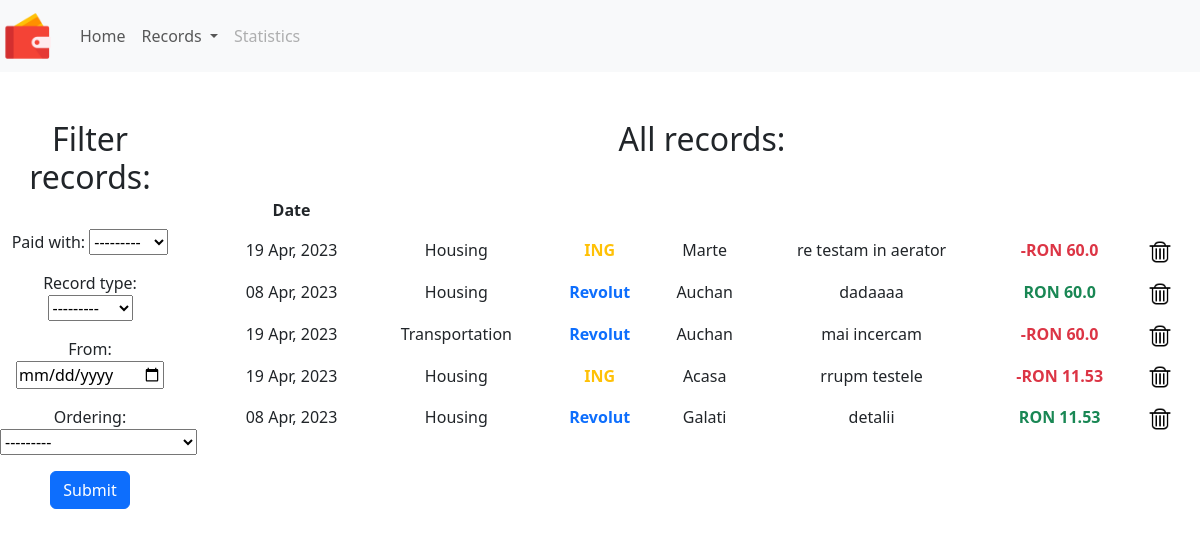
The app's page /spendings/, older data.
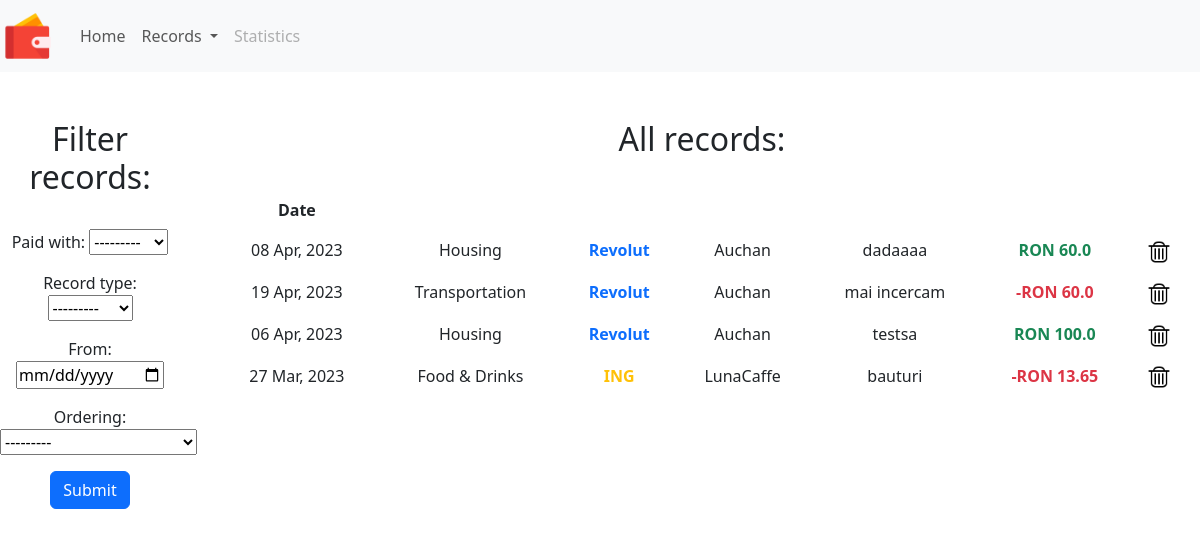
The same page, newer data.
### finances/models.py (models this page shows, shortened)
class Spending(models.Model):
    record_type = models.CharField(max_length=7, choices=RECORD_TYPE, default='other')
    paid_with = models.ForeignKey(BankAccount, blank=True, null=True, on_delete=models.CASCADE)
    amount = models.FloatField(default=0)
    category = models.ForeignKey(Category, blank=True, null=True, on_delete=models.CASCADE)
    date_time = models.DateTimeField()
    location = models.CharField(max_length=18)
    description = models.TextField(max_length=300)

class Category(models.Model):
    name = models.CharField('Category Name', max_length=30)
    def __str__(self):
        return self.name

class BankAccount(models.Model):
    name = models.CharField('Bank Account Name', max_length=15)
    def __str__(self):
        return self.name

### finances/views.py (the view)
# urls.py: path('spendings/', views.all_spendings, name='all-spendings'),
def all_spendings(request):
    spending_filter = SpendingFilter(request.GET, queryset=Spending.objects.all())
    context = {
        'form': spending_filter.form,
        'spendings_list': spending_filter.qs
    }
    return render(request, 'finances/spending_list.html', context)

### finances/templates/finances/spending_list.html (shortened to what this page needs)
{% extends "base.html" %}
{% load static %}
{% block content %}
{% include 'includes/header.html' %}
<br><br>
<div class=" text-center">
<div class="row">
    <div class="col-2">
        <center><h2>Filter records:</h2></center>
        <br>
        <form method = 'GET' action="{% url 'finances:all-spendings' %}">
            {{ form.as_p }}
        <input type="submit" value="Submit" class="btn btn-primary">
        </form>
    </div>
            <div class="col-10">
                <div class="container">
                    <h2>All records:</h2>
                    <br>
<table class="table table-borderless table-hover">
    <thead>
    <tr>
        <th>Date</th>
        <th></th>
        <th></th>
        <th></th>
        <th></th>
        <th></th>
    </tr>
    </thead>
{% for spending in spendings_list %}
    <tbody>
    <tr class="clickable"
        onclick="window.location='{% url 'finances:edit-spending' spending.id %}'">
        <td>{{ spending.date_time|date:"d M, Y" }}</td>
        <td>{{ spending.category }}</td>
        <td>
            {% if spending.paid_with.name == 'ING' %}
            <strong class="text-warning">{{ spending.paid_with }}</strong>
            {% else %}
            <strong class="text-primary">{{ spending.paid_with }}</strong>
            {% endif %}
        </td>
        <td>{{ spending.location }}</td>
        <td>{{ spending.description }}</td>
        <td>{% if spending.record_type == 'expense'%}
            <strong class="text-danger">-RON {{ spending.amount }}</strong>
            {% else %}
            <strong class="text-success">RON {{ spending.amount }}</strong>
            {% endif %}
        </td>
        <td><a href="{% url 'finances:delete-spending' spending.id %}">
            <img src="{% static 'finances/images/delete.png'%}" style="width:1.5rem;height:1.5rem;">
        </a></td>
    </tr>
    </tbody>
{% endfor%}
</table>
</div>
            </div>
  </div>
</div>
{% endblock %}

### templates/base.html (shortened to what this page needs)
<!doctype html>
<html lang="en">
<head>
    <link href="https://cdn.jsdelivr.net/npm/bootstrap@5.3.0-alpha2/dist/css/bootstrap.min.css" rel="stylesheet">
</head>
<body>
{% block content %}
{% endblock %}
</body>
</html>

### finances/templates/includes/header.html (shortened to what this page needs)
{% load static %}
<nav class="navbar navbar-expand-lg navbar-light bg-light">
    <div>
    <a class="navbar-brand" >
         <img src="{% static 'finances/images/wallet.png'%}" style="width:3.5rem;height:auto;">
    </a>
    </div>
    <div class="collapse navbar-collapse" id="navbarSupportedContent">
        <ul class="navbar-nav mr-auto">
            <li class="nav-item active">
            <a class="nav-link" href="{% url 'finances:index' %}">Home </a>
            </li>
            <li class="nav-item dropdown">
          <a class="nav-link dropdown-toggle" href="#" role="button" data-bs-toggle="dropdown" aria-expanded="false">
            Records
          </a>
        </li>
            <li class="nav-item">
            <a class="nav-link disabled" href="#">Statistics</a>
            </li>
        </ul>
    </div>
</nav>

Row changes from the older to the newer data that the page shows:
removed Spending: date_time "19 Apr, 2023", category "Housing", paid_with "ING", location "Marte", description "re testam in aerator", amount "60.0"
removed Spending: date_time "19 Apr, 2023", category "Housing", paid_with "ING", location "Acasa", description "rrupm testele", amount "11.53"
removed Spending: date_time "08 Apr, 2023", category "Housing", paid_with "Revolut", location "Galati", description "detalii", amount "11.53"
added Spending: date_time "06 Apr, 2023", category "Housing", paid_with "Revolut", location "Auchan", description "testsa", amount "100.0"
added Spending: date_time "27 Mar, 2023", category "Food & Drinks", paid_with "ING", location "LunaCaffe", description "bauturi", amount "13.65"
